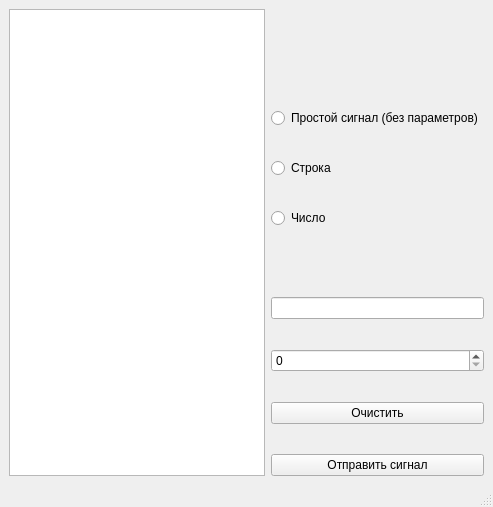
<?xml version="1.0" encoding="UTF-8"?>
<ui version="4.0">
 <class>MainWindow</class>
 <widget class="QMainWindow" name="MainWindow">
  <property name="geometry">
   <rect>
    <x>0</x>
    <y>0</y>
    <width>493</width>
    <height>507</height>
   </rect>
  </property>
  <property name="windowTitle">
   <string>MainWindow</string>
  </property>
  <widget class="QWidget" name="centralwidget">
   <property name="sizePolicy">
    <sizepolicy hsizetype="Maximum" vsizetype="Maximum">
     <horstretch>0</horstretch>
     <verstretch>0</verstretch>
    </sizepolicy>
   </property>
   <layout class="QVBoxLayout" name="verticalLayout">
    <item>
     <layout class="QGridLayout" name="gridLayout">
      <property name="verticalSpacing">
       <number>30</number>
      </property>
      <item row="7" column="1">
       <widget class="QPushButton" name="pb_clear">
        <property name="text">
         <string>Очистить</string>
        </property>
       </widget>
      </item>
      <item row="2" column="1">
       <widget class="QRadioButton" name="rb_sendStr">
        <property name="text">
         <string>Строка</string>
        </property>
       </widget>
      </item>
      <item row="5" column="1">
       <widget class="QLineEdit" name="le_str"/>
      </item>
      <item row="3" column="1">
       <widget class="QRadioButton" name="rb_sendNum">
        <property name="text">
         <string>Число</string>
        </property>
       </widget>
      </item>
      <item row="0" column="0" rowspan="9">
       <widget class="QTextBrowser" name="tb_result">
        <property name="sizePolicy">
         <sizepolicy hsizetype="Minimum" vsizetype="Minimum">
          <horstretch>0</horstretch>
          <verstretch>0</verstretch>
         </sizepolicy>
        </property>
       </widget>
      </item>
      <item row="1" column="1">
       <widget class="QRadioButton" name="rb_simpleSig">
        <property name="text">
         <string>Простой сигнал (без параметров)</string>
        </property>
       </widget>
      </item>
      <item row="8" column="1">
       <widget class="QPushButton" name="pb_sendSignal">
        <property name="text">
         <string>Отправить сигнал</string>
        </property>
       </widget>
      </item>
      <item row="0" column="1">
       <spacer name="verticalSpacer_2">
        <property name="orientation">
         <enum>Qt::Vertical</enum>
        </property>
        <property name="sizeType">
         <enum>QSizePolicy::Preferred</enum>
        </property>
        <property name="sizeHint" stdset="0">
         <size>
          <width>20</width>
          <height>70</height>
         </size>
        </property>
       </spacer>
      </item>
      <item row="4" column="1">
       <spacer name="verticalSpacer">
        <property name="orientation">
         <enum>Qt::Vertical</enum>
        </property>
        <property name="sizeHint" stdset="0">
         <size>
          <width>20</width>
          <height>40</height>
         </size>
        </property>
       </spacer>
      </item>
      <item row="6" column="1">
       <widget class="QSpinBox" name="spB_num"/>
      </item>
     </layout>
    </item>
   </layout>
  </widget>
  <widget class="QMenuBar" name="menubar">
   <property name="geometry">
    <rect>
     <x>0</x>
     <y>0</y>
     <width>493</width>
     <height>22</height>
    </rect>
   </property>
  </widget>
  <widget class="QStatusBar" name="statusbar"/>
 </widget>
 <resources/>
 <connections>
  <connection>
   <sender>pb_clear</sender>
   <signal>clicked()</signal>
   <receiver>tb_result</receiver>
   <slot>clear()</slot>
   <hints>
    <hint type="sourcelabel">
     <x>325</x>
     <y>396</y>
    </hint>
    <hint type="destinationlabel">
     <x>239</x>
     <y>396</y>
    </hint>
   </hints>
  </connection>
 </connections>
</ui>
